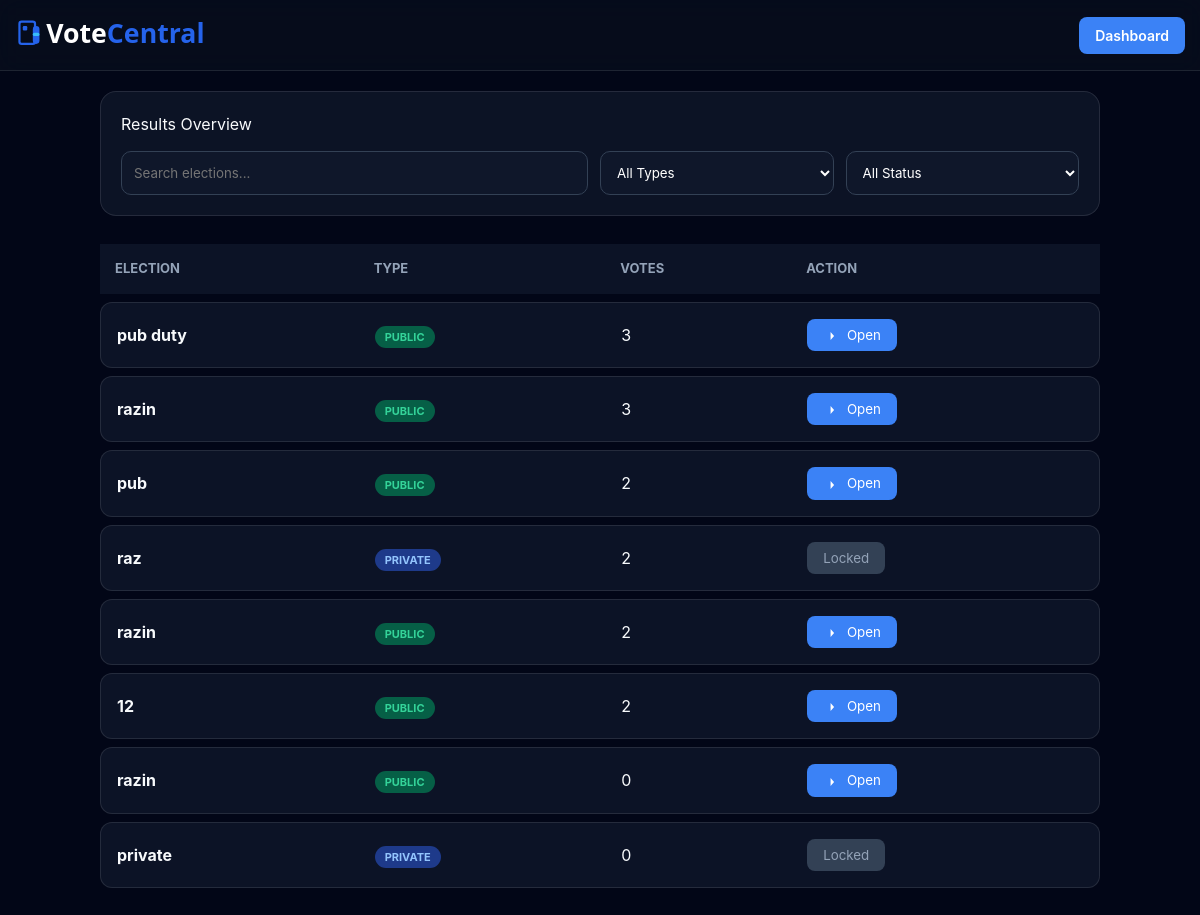
Before: /admin/results (signed in) with the older database file.
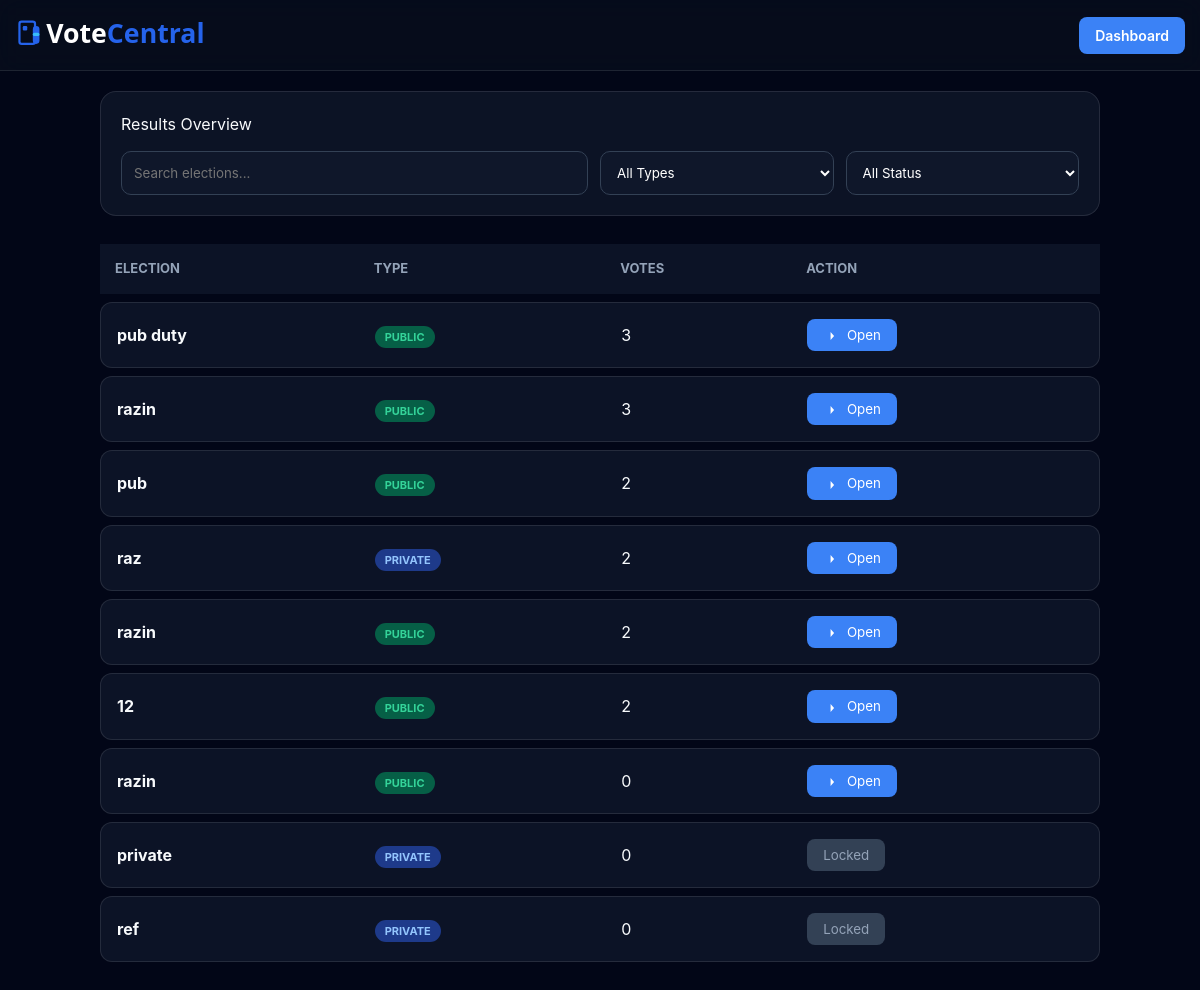
After: the same page with the newer database file.
### app.py (models this page shows)
class Election(db.Model):
    id = db.Column(db.Integer, primary_key=True)
    admin_id = db.Column(db.Integer, db.ForeignKey("admin.id"))
    name = db.Column(db.String(120))
    election_type = db.Column(db.String(20))  # public / private
    public_code = db.Column(db.String(20), nullable=True)
    start_time = db.Column(db.String(40), nullable=True)
    end_time = db.Column(db.String(40), nullable=True)
    result_visible = db.Column(db.Boolean, default=True)
    candidates = db.relationship("Candidate", backref="election", cascade="all,delete")
    votes = db.relationship("Vote", backref="election", cascade="all,delete")
    whitelist = db.relationship("VoterWhitelist", backref="election", cascade="all,delete")

### app.py (the view)
@app.route("/admin/results")
def admin_results_page():
    if not require_admin_login():
        return redirect("/")
    admin = Admin.query.get(session["admin_id"])
    elections = Election.query.filter_by(admin_id=admin.id).all()
    result_list = []
    now = datetime.now()
    for e in elections:
        total_votes = Vote.query.filter_by(election_id=e.id).count()
        ended = False
        if e.end_time:
            end_dt = datetime.fromisoformat(e.end_time) if isinstance(e.end_time, str) else e.end_time
            ended = now >= end_dt
        can_open = False
        reason = ""
        if not e.result_visible:
            reason = "This election is currently set to 'Hidden' by Admin settings."
        elif e.election_type == 'private' and not ended:
            reason = f"Private election results remain locked until the end time ({e.end_time})."
        else:
            can_open = True
        result_list.append({
            "id": e.id,
            "name": e.name,
            "type": e.election_type,
            "total_votes": total_votes,
            "ended": ended,
            "visible": e.result_visible,
            "can_open": can_open,
            "reason": reason
        })
    return render_template("admin_results.html", elections=result_list, admin=admin)

### app.py (called while the page is built)
def require_admin_login():
    if "admin_id" not in session or not session["admin_id"]:
        flash("Admin login required")
        return False
    return True

### templates/admin_results.html (shortened to what this page needs)
<!DOCTYPE html>
<html lang="en">
<head>
</head>
<body>
<nav class="nav-header">
  <div class="header-title-group">
    <img src="/static/uploads/votecentral-logo.svg"
         class="mobile-title-logo"
         alt="VoteCentral">
  </div>
  <a href="/admin/dashboard" class="btn-dash">Dashboard</a>
</nav>
<div class="container">
    <div class="filter-card">
        <div class="section-title">Results Overview</div>
        <div class="filter-grid">
            <input id="searchBox" placeholder="Search elections...">
            <select id="filterType">
                <option value="">All Types</option>
            </select>
            <select id="filterStatus">
                <option value="">All Status</option>
            </select>
        </div>
    </div>
    <div class="results-container">
        <table class="desktop-table">
            <thead>
                <tr>
                    <th>Election</th>
                    <th>Type</th>
                    <th>Votes</th>
                    <th>Action</th>
                </tr>
            </thead>
            <tbody>
                {% for e in elections %}
                <tr class="result-row" data-name="{{ e.name|lower }}" data-type="{{ e.type }}" data-status="{{ 'available' if e.can_open else 'locked' }}">
                    <td><strong>{{ e.name }}</strong></td>
                    <td><span class="badge {{ 'badge-pub' if e.type == 'public' else 'badge-pri' }}">{{ e.type.upper() }}</span></td>
                    <td>{{ e.total_votes }}</td>
                    <td>
                        {% if e.can_open %}
                            <a href="/admin/results/{{ e.id }}"><button class="btn-open">
  <svg class="icon" viewBox="0 0 24 24">
    <path d="M5 12h14M13 5l6 7-6 7"/>
  </svg>
  Open
</button>
</a>
                        {% else %}
                            <button class="btn-locked" onclick="showReason('{{ e.reason }}')">Locked</button>
                        {% endif %}
                    </td>
                </tr>
                {% endfor %}
            </tbody>
        </table>
    </div>
</div>
</body>
</html>

### templates/admin_results.html (style rules this page uses)
:root { --bg: #020617; --card-bg: rgba(15, 23, 42, 0.8); --border: rgba(255, 255, 255, 0.1); --accent: #3b82f6; --text-main: #f8fafc; --text-dim: #94a3b8; --glass: blur(12px); }
* { margin: 0; padding: 0; box-sizing: border-box; font-family: 'Inter', system-ui, sans-serif; }
body { background: var(--bg); color: var(--text-main); line-height: 1.5; padding-bottom: 40px; }
.nav-header { display: flex; justify-content: space-between; align-items: center; padding: 15px; background: rgba(11, 18, 32, 0.5); backdrop-filter: var(--glass); border-bottom: 1px solid var(--border); position: sticky; top: 0; z-index: 100; }
.btn-dash { background: var(--accent); color: white; padding: 8px 16px; border-radius: 8px; text-decoration: none; font-size: 14px; font-weight: 600; transition: 0.3s; }
.container { width: 1000px; max-width: 95%; margin: 20px auto; }
.filter-card { background: var(--card-bg); backdrop-filter: var(--glass); border: 1px solid var(--border); border-radius: 16px; padding: 20px; margin-bottom: 20px; }
.filter-grid { display: grid; grid-template-columns: 2fr 1fr 1fr; gap: 12px; margin-top: 15px; }
input, select { background: #0f172a; border: 1px solid #334155; color: white; padding: 12px; border-radius: 10px; outline: none; }
.results-container { overflow-x: auto; }
.desktop-table { width: 100%; border-collapse: separate; border-spacing: 0 8px; }
.desktop-table th { padding: 15px; text-align: left; color: var(--text-dim); font-size: 13px; text-transform: uppercase; }
.desktop-table tr { background: var(--card-bg); transition: 0.2s; }
.desktop-table td { padding: 16px; border-top: 1px solid var(--border); border-bottom: 1px solid var(--border); }
.desktop-table td:first-child { border-left: 1px solid var(--border); border-radius: 12px 0 0 12px; }
.desktop-table td:last-child { border-right: 1px solid var(--border); border-radius: 0 12px 12px 0; }
.badge { padding: 4px 10px; border-radius: 20px; font-size: 11px; font-weight: 700; }
.badge-pub { background: #065f46; color: #34d399; }
.badge-pri { background: #1e3a8a; color: #93c5fd; }
.btn-open { background: var(--accent); border: none; color: white; padding: 8px 16px; border-radius: 8px; cursor: pointer; }
.btn-locked { background: #334155; color: #94a3b8; border: none; padding: 8px 16px; border-radius: 8px; cursor: not-allowed; }
.header-title-group { display:flex; flex-direction:column; align-items:flex-start; }
.mobile-title-logo { height: 40px; }
.icon { width:14px; height:14px; fill:currentColor; margin-right:6px; vertical-align:middle; }

Changed rows visible on the page:
changed Election "raz": text "Locked" → "Open"
added Election: name "ref", type "PRIVATE", total_votes "0"
